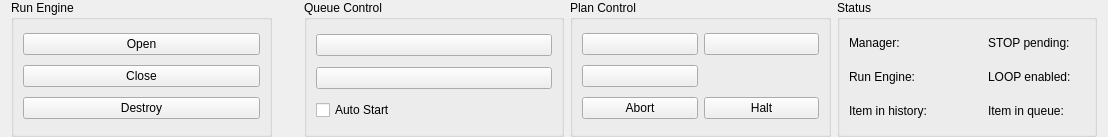
<?xml version="1.0" encoding="UTF-8"?>
<ui version="4.0">
 <class>Form</class>
 <widget class="QWidget" name="Form">
  <property name="geometry">
   <rect>
    <x>0</x>
    <y>0</y>
    <width>1108</width>
    <height>137</height>
   </rect>
  </property>
  <property name="windowTitle">
   <string>Form</string>
  </property>
  <layout class="QHBoxLayout" name="horizontalLayout">
   <property name="topMargin">
    <number>0</number>
   </property>
   <property name="bottomMargin">
    <number>0</number>
   </property>
   <item>
    <widget class="QGroupBox" name="groupBox_2">
     <property name="title">
      <string>Run Engine</string>
     </property>
     <layout class="QGridLayout" name="gridLayout_3">
      <item row="1" column="0">
       <widget class="QPushButton" name="runEngineCloseButton">
        <property name="toolTip">
         <string>Initiate the operation of closing the existing RE Worker environment. Fails if there is no existing environment or if RE Manager is not in ‘idle’ state.</string>
        </property>
        <property name="text">
         <string>Close</string>
        </property>
       </widget>
      </item>
      <item row="2" column="0">
       <widget class="QPushButton" name="runEngineDestroyButton">
        <property name="toolTip">
         <string>Initiate the operation of destroying of the existing (unresponsive) RE Worker environment. </string>
        </property>
        <property name="text">
         <string>Destroy</string>
        </property>
       </widget>
      </item>
      <item row="0" column="0">
       <widget class="QPushButton" name="runEngineOpenButton">
        <property name="toolTip">
         <string>Initiate the creation of a new RE Worker environment. The request will succeed only if RE Manager is in ‘idle’ state and the environment does not exist.</string>
        </property>
        <property name="text">
         <string>Open</string>
        </property>
       </widget>
      </item>
     </layout>
    </widget>
   </item>
   <item>
    <widget class="QLabel" name="RELEDLabel">
     <property name="sizePolicy">
      <sizepolicy hsizetype="Fixed" vsizetype="Fixed">
       <horstretch>0</horstretch>
       <verstretch>0</verstretch>
      </sizepolicy>
     </property>
     <property name="minimumSize">
      <size>
       <width>20</width>
       <height>20</height>
      </size>
     </property>
     <property name="styleSheet">
      <string notr="true">background-color: transparent; border-radius: 8px;</string>
     </property>
     <property name="frameShape">
      <enum>QFrame::NoFrame</enum>
     </property>
     <property name="text">
      <string/>
     </property>
     <property name="alignment">
      <set>Qt::AlignCenter</set>
     </property>
     <property name="margin">
      <number>0</number>
     </property>
     <property name="indent">
      <number>-1</number>
     </property>
    </widget>
   </item>
   <item>
    <widget class="QGroupBox" name="groupBox_5">
     <property name="title">
      <string>Queue Control</string>
     </property>
     <layout class="QGridLayout" name="gridLayout_5">
      <item row="1" column="0">
       <widget class="QPushButton" name="queueStopButton">
        <property name="icon">
         <iconset>
          <normaloff>icons/stop.png</normaloff>icons/stop.png</iconset>
        </property>
       </widget>
      </item>
      <item row="0" column="0">
       <widget class="QPushButton" name="queuePlayButton">
        <property name="toolTip">
         <string>Play</string>
        </property>
        <property name="icon">
         <iconset>
          <normaloff>icons/play.png</normaloff>icons/play.png</iconset>
        </property>
       </widget>
      </item>
      <item row="2" column="0">
       <widget class="QCheckBox" name="autoStartCheckBox">
        <property name="text">
         <string>Auto Start</string>
        </property>
       </widget>
      </item>
     </layout>
    </widget>
   </item>
   <item>
    <widget class="QGroupBox" name="groupBox_3">
     <property name="title">
      <string>Plan Control</string>
     </property>
     <layout class="QGridLayout" name="gridLayout_2">
      <item row="2" column="0">
       <widget class="QPushButton" name="reStopButton">
        <property name="toolTip">
         <string>Stop</string>
        </property>
        <property name="icon">
         <iconset>
          <normaloff>icons/stop.png</normaloff>icons/stop.png</iconset>
        </property>
       </widget>
      </item>
      <item row="1" column="1">
       <widget class="QPushButton" name="reResumeButton">
        <property name="toolTip">
         <string>Resume</string>
        </property>
        <property name="icon">
         <iconset>
          <normaloff>icons/resume.png</normaloff>icons/resume.png</iconset>
        </property>
       </widget>
      </item>
      <item row="1" column="0">
       <widget class="QPushButton" name="rePauseButton">
        <property name="acceptDrops">
         <bool>true</bool>
        </property>
        <property name="toolTip">
         <string>Pause</string>
        </property>
        <property name="icon">
         <iconset>
          <normaloff>icons/pause.png</normaloff>icons/pause.png</iconset>
        </property>
       </widget>
      </item>
      <item row="3" column="1">
       <widget class="QPushButton" name="reHaltButton">
        <property name="text">
         <string>Halt</string>
        </property>
       </widget>
      </item>
      <item row="3" column="0">
       <widget class="QPushButton" name="reAbortButton">
        <property name="toolTip">
         <string>Abort</string>
        </property>
        <property name="text">
         <string>Abort</string>
        </property>
       </widget>
      </item>
     </layout>
    </widget>
   </item>
   <item>
    <widget class="QGroupBox" name="groupBox_4">
     <property name="title">
      <string>Status</string>
     </property>
     <layout class="QGridLayout" name="gridLayout">
      <item row="2" column="1">
       <widget class="QLabel" name="historyLabel">
        <property name="text">
         <string/>
        </property>
       </widget>
      </item>
      <item row="0" column="0">
       <widget class="QLabel" name="label_3">
        <property name="sizePolicy">
         <sizepolicy hsizetype="Preferred" vsizetype="Preferred">
          <horstretch>0</horstretch>
          <verstretch>0</verstretch>
         </sizepolicy>
        </property>
        <property name="text">
         <string>Manager:</string>
        </property>
       </widget>
      </item>
      <item row="1" column="1">
       <widget class="QLabel" name="runengineLabel">
        <property name="text">
         <string/>
        </property>
       </widget>
      </item>
      <item row="0" column="1">
       <widget class="QLabel" name="managerLabel">
        <property name="text">
         <string/>
        </property>
       </widget>
      </item>
      <item row="2" column="3">
       <widget class="QLabel" name="label_8">
        <property name="text">
         <string>Item in queue:</string>
        </property>
       </widget>
      </item>
      <item row="1" column="0">
       <widget class="QLabel" name="label_4">
        <property name="text">
         <string>Run Engine:</string>
        </property>
       </widget>
      </item>
      <item row="2" column="0">
       <widget class="QLabel" name="label_5">
        <property name="text">
         <string>Item in history:</string>
        </property>
       </widget>
      </item>
      <item row="0" column="3">
       <widget class="QLabel" name="label_6">
        <property name="text">
         <string>STOP pending:</string>
        </property>
       </widget>
      </item>
      <item row="1" column="3">
       <widget class="QLabel" name="label_7">
        <property name="text">
         <string>LOOP enabled:</string>
        </property>
       </widget>
      </item>
      <item row="1" column="2">
       <spacer name="horizontalSpacer">
        <property name="orientation">
         <enum>Qt::Horizontal</enum>
        </property>
        <property name="sizeType">
         <enum>QSizePolicy::Fixed</enum>
        </property>
        <property name="sizeHint" stdset="0">
         <size>
          <width>40</width>
          <height>20</height>
         </size>
        </property>
       </spacer>
      </item>
      <item row="0" column="4">
       <widget class="QLabel" name="stopLabel">
        <property name="text">
         <string/>
        </property>
       </widget>
      </item>
      <item row="1" column="4">
       <widget class="QLabel" name="loopLabel">
        <property name="text">
         <string/>
        </property>
       </widget>
      </item>
      <item row="2" column="4">
       <widget class="QLabel" name="queueLabel">
        <property name="text">
         <string/>
        </property>
       </widget>
      </item>
     </layout>
    </widget>
   </item>
  </layout>
 </widget>
 <resources/>
 <connections/>
</ui>
